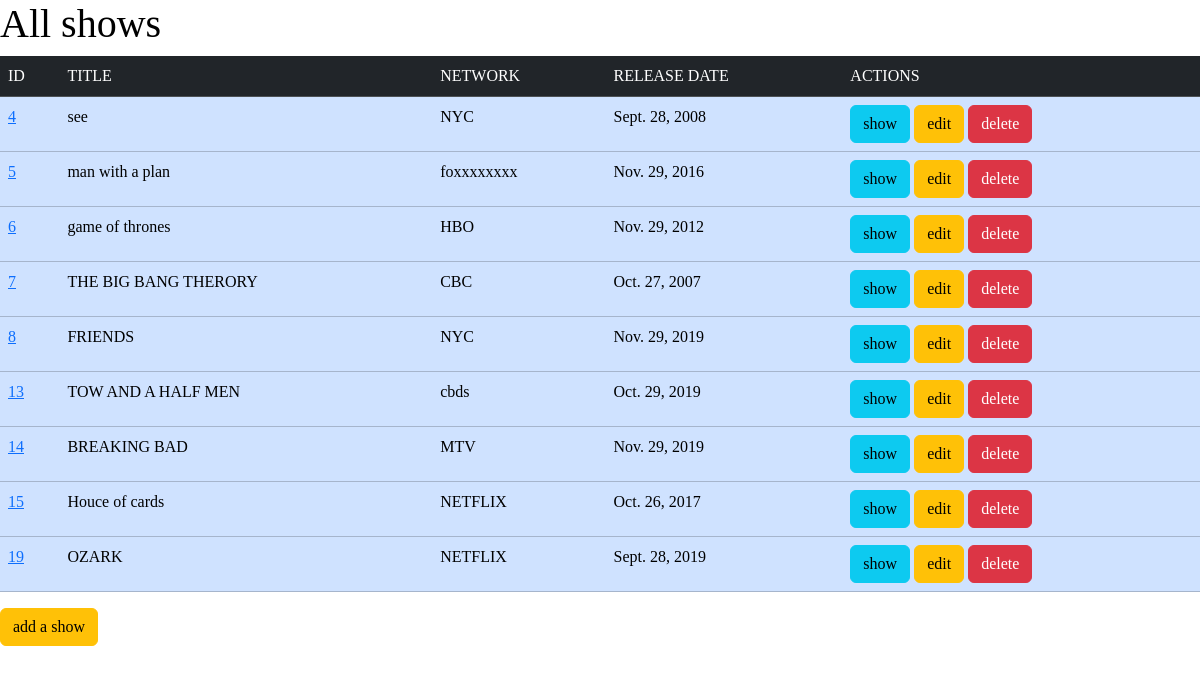
Page /shows/ on the committed database.
### myapp/models.py (models this page shows)
class Show(models.Model):
    title = models.CharField(max_length=255)
    network = models.CharField(max_length=255)
    release_date = models.DateField()
    description = models.TextField()
    created_at = models.DateTimeField(auto_now_add=True)
    updated_at  = models.DateTimeField(auto_now=True)
    objects = ShowManager()

### myapp/views.py (the view)
# urls.py: path('shows/',views.all_shows,name='allshows'),
def all_shows(request):
    context= {
        'shows' : models.allshows(),
    }
    return render(request,'all-shows.html',context)

### myapp/models.py (called while the page is built)
def allshows():
    return Show.objects.all()

### myapp/templates/all-shows.html (shortened to what this page needs)
<!DOCTYPE html>
<html lang="en">
<head>
    <link rel="stylesheet" href="https://cdn.jsdelivr.net/npm/bootstrap@5.3.3/dist/css/bootstrap.min.css">
</head>
<body>
    <div  class="table-primary">
        <h1>All shows</h1>
        <table class="table">
            <thead>
                <tr>
                    <td class="table-dark">ID</td>
                    <td class="table-dark">TITLE</td>
                    <td class="table-dark">NETWORK</td>
                    <td class="table-dark">RELEASE DATE</td>
                    <td class="table-dark">ACTIONS</td>
                </tr>
            </thead>
            <tbody>
                {% for show in shows %}
                <tr class="table-primary">
                    <td><a href="/shows/{{ show.id }}">{{show.id}}</a></td>
                    <td >{{show.title}}</td>
                    <td>{{show.network}}</td>
                    <td>{{show.release_date}}</td>
                    <td>
                        <a class="btn btn-info" href="/shows/{{show.id}}">show</a>
                        <a class="btn btn-warning" href="/shows/{{show.id}}/edit">edit</a>
                        <a class="btn btn-danger" href="/shows/{{show.id}}/delete">delete</a>
                    </td>
                </tr>
                {% endfor %}
            </tbody>
        </table>
        <a href="/shows/new" class="btn btn-warning">add a show</a>
</div>
</body>
</html>

### myapp/templates/all-shows.html (style rules this page uses)
body { font-family: cursive; }

### rows in the picture
Show: id "4", title "see", network "NYC", release_date "Sept. 28, 2008"
Show: id "5", title "man with a plan", network "foxxxxxxxx", release_date "Nov. 29, 2016"
Show: id "6", title "game of thrones", network "HBO", release_date "Nov. 29, 2012"
Show: id "7", title "THE BIG BANG THERORY", network "CBC", release_date "Oct. 27, 2007"
Show: id "8", title "FRIENDS", network "NYC", release_date "Nov. 29, 2019"
Show: id "13", title "TOW AND A HALF MEN", network "cbds", release_date "Oct. 29, 2019"
Show: id "14", title "BREAKING BAD", network "MTV", release_date "Nov. 29, 2019"
Show: id "15", title "Houce of cards", network "NETFLIX", release_date "Oct. 26, 2017"
Show: id "19", title "OZARK", network "NETFLIX", release_date "Sept. 28, 2019"
